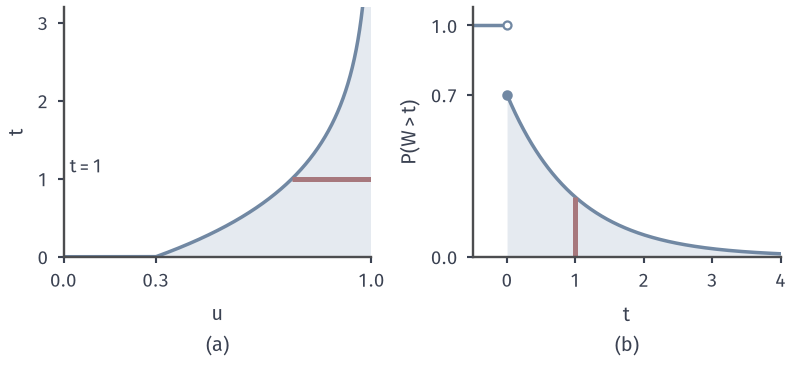

The Python source for this figure:
from pathlib import Path
import sys
ROOT = next(p for p in Path(__file__).resolve().parents if (p/"build.sh").is_file() and (p/"tex/book.tex").is_file())
sys.path.insert(0, str(ROOT/"figures/07-probability/02-measure-theoretic-probability/matplotlib/pspace-common"))
from pspace_common import *
# Target: E[W] computed two ways for the running waiting time W = Q_W(U) on Omega=[0,1).
# (a) region {(u,t): 0 <= t < Q_W(u)}; integrating over t first gives Q_W(u), over u first gives P(W>t).
# (b) survival P(W>t) = 0.7 e^{-t} for t >= 0; both areas equal E[W] = 0.7.
fig, (a, b) = figure(width_mm=112, height_mm=52, ncols=2)
for ax in (a, b): style(ax)
u = np.linspace(0, 0.999, 3000)
q = Q_W(u)
a.fill_between(u, 0, q, color=BLUE_FILL, lw=0)
a.plot(u, q, color=BLUE, lw=1.4)
t0 = 1.0; u0 = 1-0.7*np.exp(-t0)
a.plot([u0, 1], [t0, t0], color=RED, lw=2.0, solid_capstyle='butt')
a.text(0.02, t0+0.08, '$t=1$', fontsize=7.5, color=INK)
a.set_xlim(0, 1); a.set_ylim(0, 3.2); a.set_xticks([0, 0.3, 1]); a.set_yticks([0, 1, 2, 3])
a.set_ylabel('$t$'); sub(a, 'a', '$u$')
t = np.linspace(0, 4, 400)
s = 0.7*np.exp(-t)
b.fill_between(t, 0, s, color=BLUE_FILL, lw=0)
b.plot(t, s, color=BLUE, lw=1.4)
b.plot([-0.5, 0], [1, 1], color=BLUE, lw=1.4)
b.plot([0], [1], 'o', ms=3.2, mfc='white', mec=BLUE, mew=.9, zorder=5); b.plot([0], [0.7], 'o', ms=3.2, color=BLUE, zorder=5)
b.plot([1, 1], [0, 0.7*np.exp(-1)], color=RED, lw=2.0, solid_capstyle='butt')
b.set_xlim(-0.5, 4); b.set_ylim(0, 1.08); b.set_xticks([0, 1, 2, 3, 4]); b.set_yticks([0, 0.7, 1])
b.set_ylabel(r'$P(W>t)$'); sub(b, 'b', '$t$')
area = float(np.trapezoid(s, t)) + 0.7*np.exp(-4)
assert abs(area-0.7) < 1e-3
save(fig, HERE(__file__), 'figure', {'E[W]': 0.7, 'P(W>1)': 0.7*np.exp(-1)})
